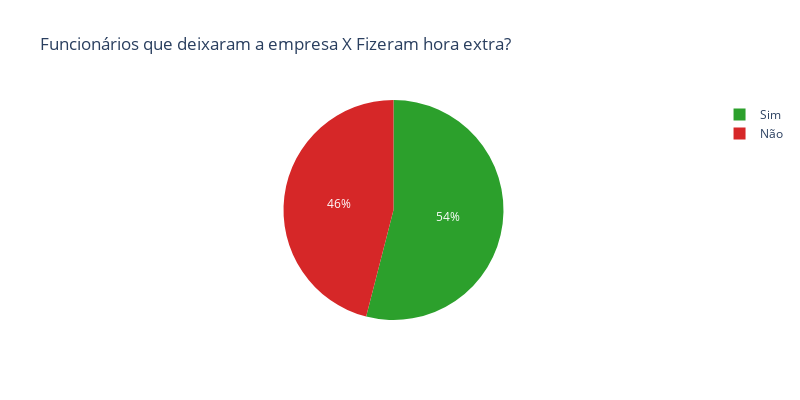

Notebook code cell kept with this figure:
### Markdown cell above
### Funcionário_deixou_a_empresa X Faz_hora_extras?

### Code cell
# Análise bidimensional entre as variáveis "Funcionário_deixou_a_empresa" e "Faz_hora_extras?"

# Calcular a frequência absoluta
freq_abs = (
    df.groupby("Funcionário_deixou_a_empresa")["Faz_hora_extras?"]
    .value_counts()
    .unstack(fill_value=0)
)

display(freq_abs.T)

# Calcular a frequência relativa
freq_rel = round(freq_abs.div(freq_abs.sum(axis=1), axis=0) * 100)

display(freq_rel.T)

# Calcular a frequência acumulada em percentual
freq_acum_pct = freq_rel.cumsum(axis=1)

display(freq_acum_pct.T)


# Criando o grafico de pizza com plotly usando a frequencia relativa
fig = px.pie(
    freq_rel.T,
    values="Sim",
    names=["Não", "Sim"],
    title="Funcionários que deixaram a empresa X Fizeram hora extra?",
    height=400,
    width=800,
    color_discrete_sequence=["#2ca02c", "#d62728"],
)

# exibir o grafico
fig.show()

### Figure 1 — Plotly figure (JSON) as saved in the notebook; plotly's stock layout.template omitted (floating-point values rounded to 4 significant figures)
{"data": [{"domain": {"x": [0, 1], "y": [0, 1]}, "hovertemplate": "label=%{label}<br>Sim=%{value}<extra></extra>", "labels": ["Não", "Sim"], "legendgroup": "", "name": "", "showlegend": true, "type": "pie", "values": [46, 54]}], "layout": {"height": 400, "legend": {"tracegroupgap": 0}, "piecolorway": ["#2ca02c", "#d62728"], "title": {"text": "Funcionários que deixaram a empresa X Fizeram hora extra?"}, "width": 800}}
